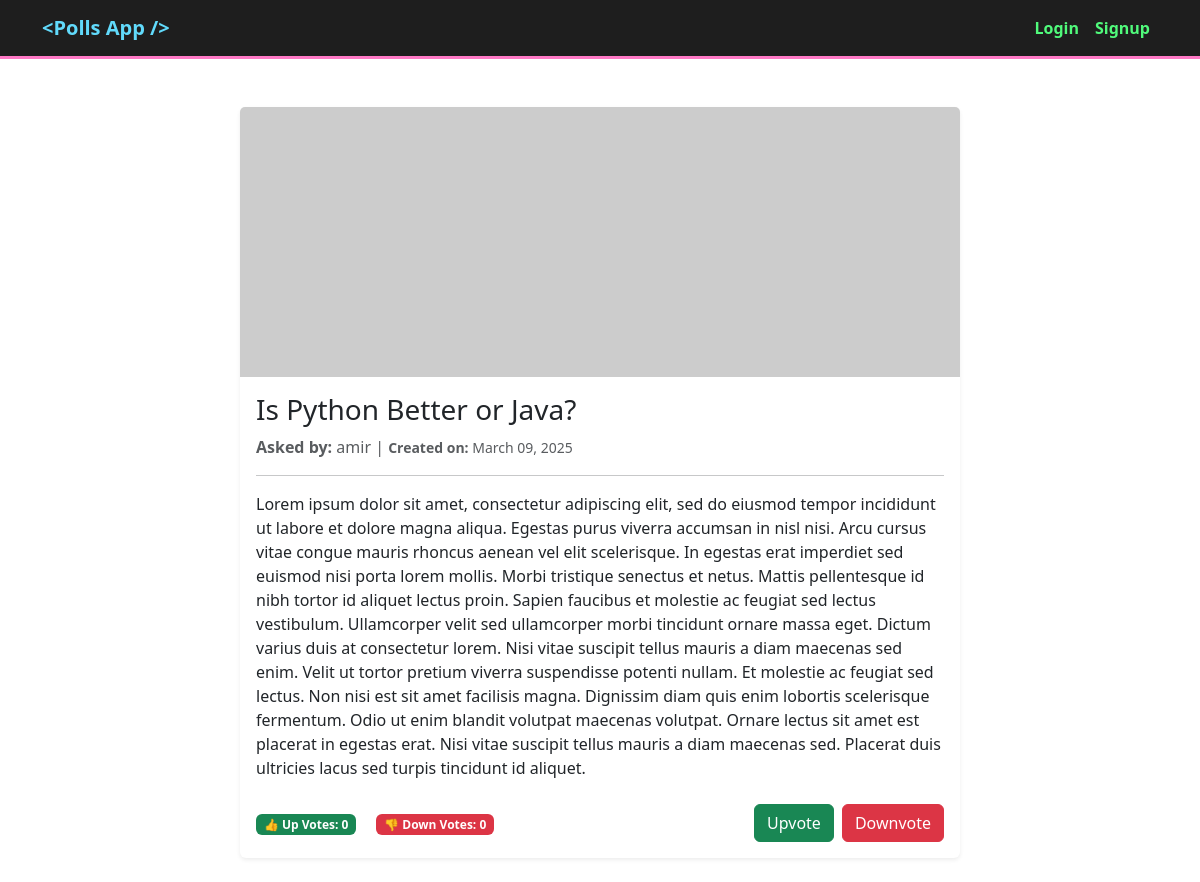
Before: /poll/1/ with the older database file.
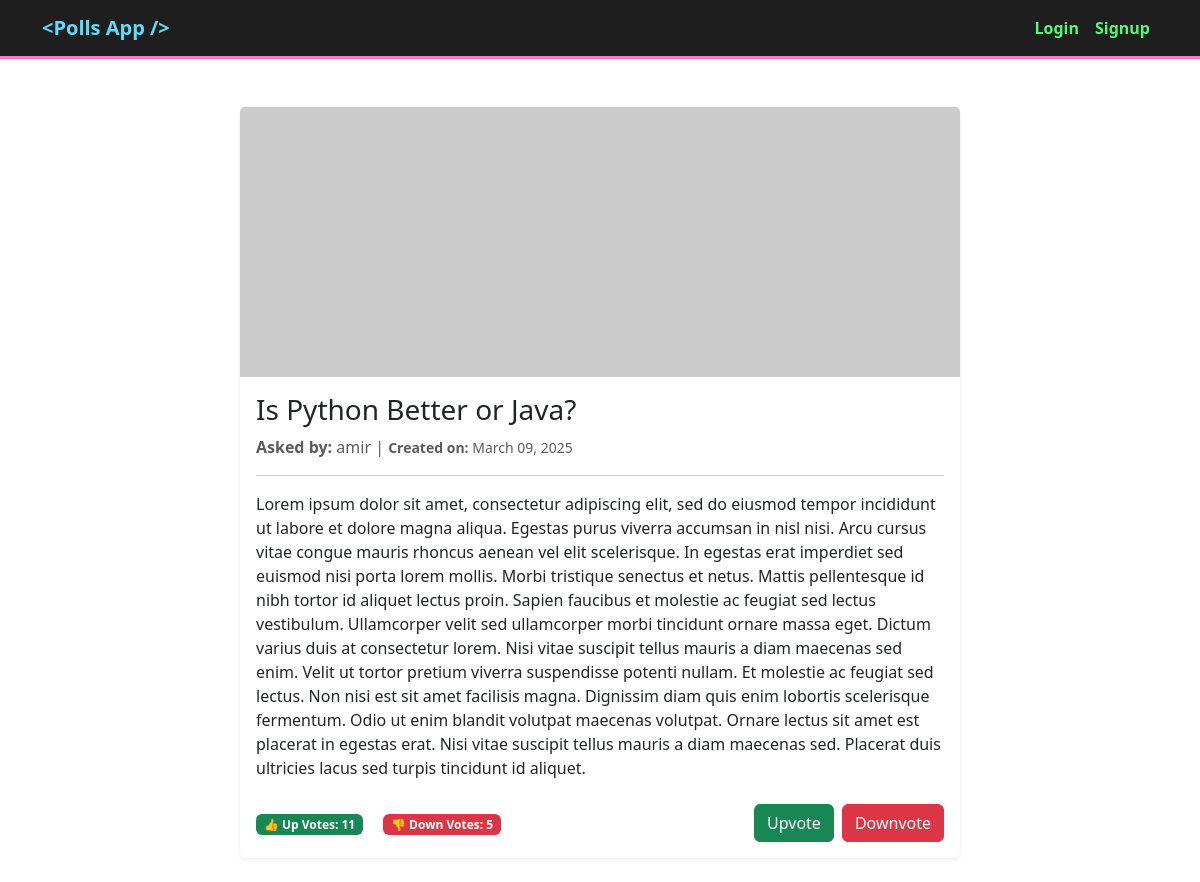
After: the same page with the newer database file.
### polls/models.py (models this page shows, shortened)
class Poll(models.Model):
    question = models.CharField(max_length=700)
    user = models.ForeignKey(get_user_model(), on_delete=models.CASCADE)
    description = models.TextField(blank=True)
    up_vote = models.PositiveIntegerField(default=0)
    down_vote = models.PositiveIntegerField(default=0)
    upvoted_by = models.ManyToManyField(get_user_model(), related_name='upvoted_polls', blank=True)
    downvoted_by = models.ManyToManyField(get_user_model(), related_name='downvoted_polls', blank=True)
    datetime_created = models.DateTimeField(auto_now_add=True)
    datetime_modified = models.DateTimeField(auto_now=True)

### accounts/models.py (models this page shows)
class CustomUser(AbstractUser):
    ROLE_CHOICES = [
        ('M', 'Manager'),
        ('E', 'Employee'),
        ('S', 'Student'),
        ('O', 'Other'),
    ]
    role = models.CharField(choices=ROLE_CHOICES, max_length=1, default=ROLE_CHOICES[3][0])

### polls/views.py (the view)
# urls.py: path('poll/<int:pk>/', poll_detail_view, name='poll_detail'),
def poll_detail_view(request, pk):
    poll = Poll.objects.get(pk=pk)
    return render(request, 'polls/poll_detail.html', context={
        'poll': poll,
    })

### polls/templates/polls/poll_detail.html (shortened to what this page needs)
{% extends '_base.html' %}
{% block content %}
    <div class="container mt-5">
        <div class="row justify-content-center">
            <div class="col-md-8">
                <div class="card shadow-sm border-0 rounded">
                    <img src="https://placehold.co/800x300" class="card-img-top"
                         alt="Poll image for {{ poll.question }}">
                    <div class="card-body">
                        <h3 class="card-title">{{ poll.question }}</h3>
                        <p class="card-text text-muted">
                            <strong>Asked by:</strong> {{ poll.user }} |
                            <small><strong>Created on:</strong> {{ poll.datetime_created|date:"F d, Y" }}</small>
                        </p>
                        <hr>
                        <p>{{ poll.description }}</p>
                        <div class="mt-4 d-flex align-items-center justify-content-between">
                            <div>
                                <span class="badge bg-success">👍 Up Votes: {{ poll.up_vote }}</span>
                                <span class="badge bg-danger mx-3">👎 Down Votes: {{ poll.down_vote }}</span>
                            </div>
                            <div class="btn-group">
                                <form action="{% url 'poll_vote' poll.id %}" method="post">
                                    <button type="submit" class="btn btn-success">Upvote</button>
                                </form>
                                <form action="{% url 'poll_down_vote' poll.id %}" method="post" class="ms-2">
                                    <button type="submit" class="btn btn-danger">Downvote</button>
                                </form>
                            </div>
                        </div>
                    </div>
                </div>
            </div>
        </div>
    </div>
{% endblock content %}

Changed rows visible on the page:
changed Poll "Is Python Better or Java?": up_vote "0" → "11"; down_vote "0" → "5"
